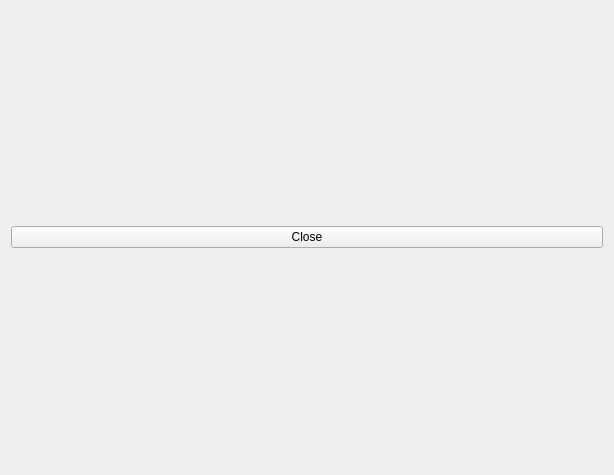
<?xml version="1.0" encoding="UTF-8"?>
<ui version="4.0">
 <class>Arm3DPostionWidget</class>
 <widget class="QWidget" name="Arm3DPostionWidget">
  <property name="geometry">
   <rect>
    <x>0</x>
    <y>0</y>
    <width>614</width>
    <height>475</height>
   </rect>
  </property>
  <property name="windowTitle">
   <string>Arm Position Widget</string>
  </property>
  <layout class="QGridLayout" name="gridLayout">
   <item row="0" column="0">
    <layout class="QGridLayout" name="gridLayout_3d"/>
   </item>
   <item row="1" column="0">
    <widget class="QPushButton" name="pb_close">
     <property name="text">
      <string>Close</string>
     </property>
    </widget>
   </item>
  </layout>
 </widget>
 <resources/>
 <connections/>
</ui>
